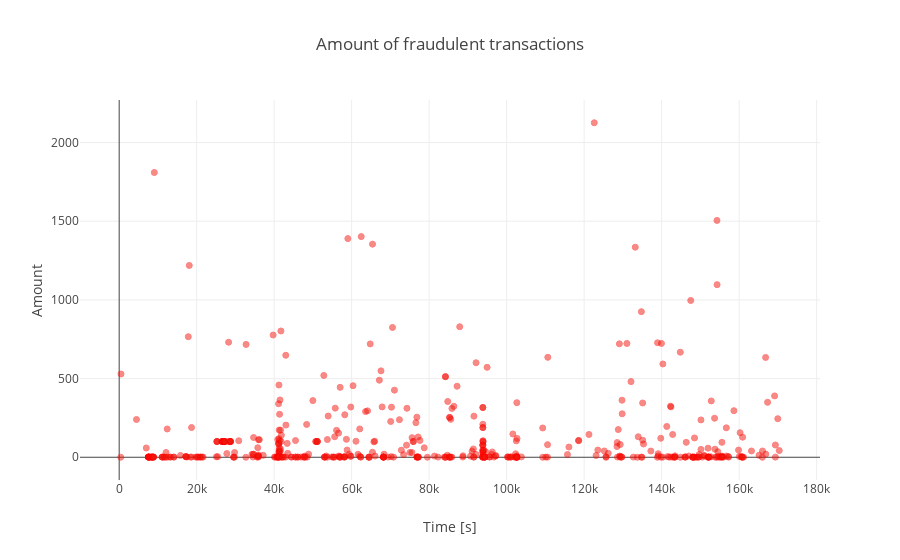

Write notebook code for a chart like this one.
### Markdown cell above
The real transaction have a larger mean value, larger Q1, smaller Q3 and Q4 and larger outliers; fraudulent transactions have a smaller Q1 and mean, larger Q4 and smaller outliers.

Let's plot the fraudulent transactions (amount) against time. The time is shown is seconds from the start of the time period (totaly 48h, over 2 days).

### Code cell
fraud = data_df.loc[data_df['Class'] == 1]

trace = go.Scatter(
    x = fraud['Time'],y = fraud['Amount'],
    name="Amount",
     marker=dict(
                color='rgb(238,23,11)',
                line=dict(
                    color='red',
                    width=1),
                opacity=0.5,
            ),
    text= fraud['Amount'],
    mode = "markers"
)
data = [trace]
layout = dict(title = 'Amount of fraudulent transactions',
          xaxis = dict(title = 'Time [s]', showticklabels=True), 
          yaxis = dict(title = 'Amount'),
          hovermode='closest'
         )
fig = dict(data=data, layout=layout)
iplot(fig, filename='fraud-amount')

### Figure 1 — Plotly figure (JSON) as saved in the notebook; plotly's stock layout.template omitted (floating-point values rounded to 4 significant figures; data arrays with more than 128 entries replaced by an {"elided": "..."} marker saying what was removed)
{"data": [{"marker": {"color": "rgb(238,23,11)", "line": {"color": "red", "width": 1}, "opacity": 0.5}, "mode": "markers", "name": "Amount", "text": {"elided": "492 float values"}, "type": "scatter", "uid": "4fce00b1-a0cc-49df-8196-1cb933862d72", "x": {"elided": "492 int values"}, "y": {"elided": "492 float values"}}], "layout": {"hovermode": "closest", "title": {"text": "Amount of fraudulent transactions"}, "xaxis": {"showticklabels": true, "title": {"text": "Time [s]"}}, "yaxis": {"title": {"text": "Amount"}}}}
